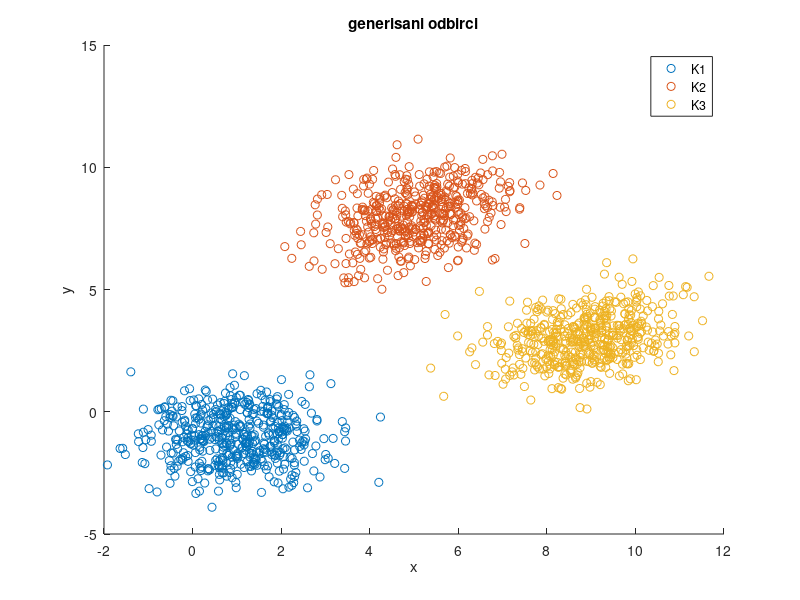

This figure's MATLAB source: (Note: this script raises an error after producing the figure.)
clear;
close all;
clc;

%% generisanje klasa
N = 500;
rng(100);

M1 = [1; -1];
S1 = [1, 0; 0, 1];
M2 = [5; 8];
S2 = [1.2, 0.4; 0.4, 1.2];
M3 = [9; 3];
S3 = [1, 0.3; 0.3, 1];

X1 = mvnrnd(M1, S1, N)';
X2 = mvnrnd(M2, S2, N)';
X3 = mvnrnd(M3, S3, N)';

figure();
hold all;
scatter(X1(1, :), X1(2, :), 'ro');
scatter(X2(1, :), X2(2, :), 'bo');
scatter(X3(1, :), X3(2, :), 'go');
legend("K1", "K2", "K3");
xlabel("x");
ylabel("y");
title("generisani odbirci");

%% linearni klasifikator - druga numericka metoda
M1_est = mean(X1, 2);
M2_est = mean(X2, 2);
M3_est = mean(X3, 2);
S1_est = cov(X1');
S2_est = cov(X2');
S3_est = cov(X3');

[V12, v0_opt12] = linearni_klasifikator(X1, X2, M1_est, M2_est, S1_est, S2_est, N); 
[V23, v0_opt23] = linearni_klasifikator(X2, X3, M2_est, M3_est, S2_est, S3_est, N);
[V31, v0_opt31] = linearni_klasifikator(X3, X1, M3_est, M1_est, S3_est, S1_est, N);

x = -2:0.1:12;
x12 = -(v0_opt12 + V12(1)*x)/V12(2);
x23 = -(v0_opt23 + V23(1)*x)/V23(2);
x31 = -(v0_opt31 + V31(1)*x)/V31(2);

figure();
hold all;
scatter(X1(1, :), X1(2, :), 'ro');
scatter(X2(1, :), X2(2, :), 'bo');
scatter(X3(1, :), X3(2, :), 'go');
plot(x, x12);
plot(x, x23);
plot(x, x31);
xlabel("x");
ylabel("y");
legend("K1", "K2", "K3", "x12", "x23", "x31");
title("linearna klasifikacija - druga numericka metoda");

Y_true = [ones(1, N), 2*ones(1, N), 3*ones(1, N)];
Y_pred = zeros(1, length(Y_true));
k = zeros(3, length(Y_true));
X = [X1, X2, X3];
for i = 1:length(X)
    k12 = klasifikuj(X(:, i), V12, v0_opt12);
    k23 = klasifikuj(X(:, i), V23, v0_opt23);
    k31 = klasifikuj(X(:, i), V31, v0_opt31);
    k(:, i) = [k12; k23; k31];
    if (k31 == 1 && k12 == -1)
        Y_pred(i) = 1;
    end
    if (k12 == 1 && k23 == -1)
        Y_pred(i) = 2;
    end
    if (k23 == 1 && k31 == -1)
        Y_pred(i) = 3;
    end
end

cm_lk = confusionmat(Y_true, Y_pred)

%% metod zeljenih izlaza

Gamma12 = [ones(N, 1); 2*ones(N, 1)];
Gamma23 = [3*ones(N, 1); ones(N, 1)];
Gamma31 = [7*ones(N, 1); ones(N, 1)];

[V12, v0_opt12] = zeljeni_izlazi(X1, X2, N, Gamma12); 
[V23, v0_opt23] = zeljeni_izlazi(X2, X3, N, Gamma23);
[V31, v0_opt31] = zeljeni_izlazi(X3, X1, N, Gamma31);

x = -2:0.1:12;
x12 = -(v0_opt12 + V12(1)*x)/V12(2);
x23 = -(v0_opt23 + V23(1)*x)/V23(2);
x31 = -(v0_opt31 + V31(1)*x)/V31(2);

figure();
hold all;
scatter(X1(1, :), X1(2, :), 'ro');
scatter(X2(1, :), X2(2, :), 'bo');
scatter(X3(1, :), X3(2, :), 'go');
plot(x, x12);
plot(x, x23);
plot(x, x31);
xlabel("x");
ylabel("y");
legend("K1", "K2", "K3", "x12", "x23", "x31");
title("metod zeljenih izlaza");

Y_true = [ones(1, N), 2*ones(1, N), 3*ones(1, N)];
Y_pred = zeros(1, length(Y_true));
k = zeros(3, length(Y_true));
X = [X1, X2, X3];
for i = 1:length(X)
    k12 = klasifikuj(X(:, i), V12, v0_opt12);
    k23 = klasifikuj(X(:, i), V23, v0_opt23);
    k31 = klasifikuj(X(:, i), V31, v0_opt31);
    k(:, i) = [k12; k23; k31];
    if (k31 == 1 && k12 == -1)
        Y_pred(i) = 1;
    end
    if (k12 == 1 && k23 == -1)
        Y_pred(i) = 2;
    end
    if (k23 == 1 && k31 == -1)
        Y_pred(i) = 3;
    end
end

cm_zi = confusionmat(Y_true, Y_pred)